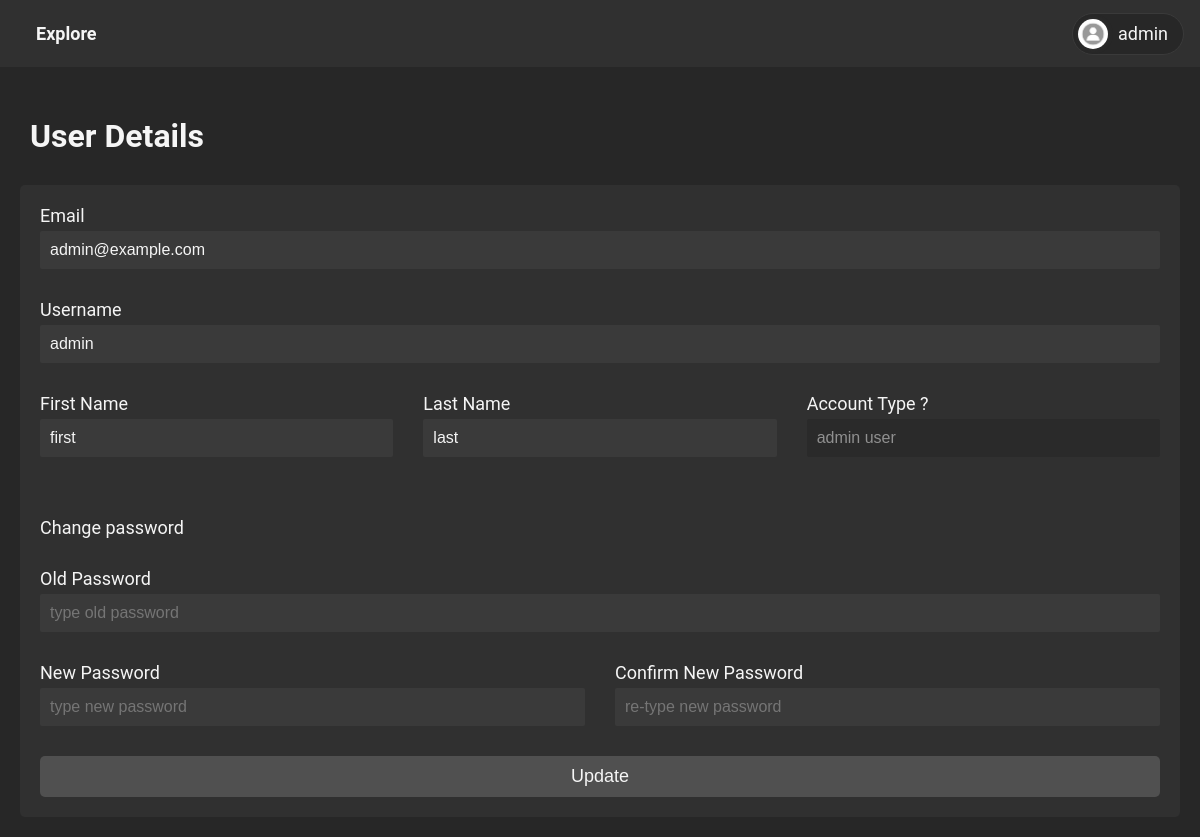
The app's page /regular/profile.php (signed in) with its own data.
### tables this page shows
CREATE TABLE `users` (
  `userID` int(255) NOT NULL,
  `username` varchar(255) NOT NULL,
  `first_name` varchar(50) NOT NULL,
  `last_name` varchar(50) NOT NULL,
  `password` varchar(255) NOT NULL,
  `email` varchar(255) NOT NULL,
  `userType` enum('admin','regular') NOT NULL
);

### regular/profile.php (the view, shortened to what this page needs)
<!DOCTYPE html>
<html lang="en">
<head>
    <link rel="stylesheet" href="../_public/style.css">
</head>
<body>
    <?php
    require "../_public/nav.php";
    require "../_auth/check_login.php";
    ?>
    <div class="container">
        <div class="first">
            <h1>User Details</h1>
        </div>
        <?php
        $userID = $_SESSION['id'];
        $query = "SELECT * FROM users WHERE userID = " . $userID;
        $result = mysqli_query($con, $query);
        $row = mysqli_fetch_array($result);
        $username = $row['username'];
        $email = $row['email'];
        $first_name = $row['first_name'];
        $last_name = $row['last_name'];
        $userType = $row['userType'];
        $oldpassword = "";
        $newpassword = "";
        $repassword = "";
        ?>
        <form method="post" class="add show" action="<?php echo htmlspecialchars($_SERVER['PHP_SELF']) ?>">
            <div class="full">
                <label for="email">Email</label>
                <input type="email" value="<?php echo $email ?>" name="email" id="email" placeholder="type email"
                    required>
            </div>
            <div class="full">
                <label for="username">Username</label>
                <input type="text" value="<?php echo $username ?>" name="username" id="username"
                    placeholder="type username" pattern="[a-zA-Z0-9_]{4,15}" required>
            </div>
            <div>
                <label for="first_name">First Name</label>
                <input type="text" value="<?php echo $first_name ?>" name="first_name" id="first_name"
                    placeholder="type first name" required>
            </div>
            <div>
                <label for="last_name">Last Name</label>
                <input type="text" value="<?php echo $last_name ?>" name="last_name" id="last_name"
                    placeholder="type last name" required>
            </div>
            <div>
                <label>Account Type ?</label>
                <input type="text" value="<?php echo $userType ?> user" readonly required>
            </div>
            <div class="full"></div>
            <div class="full">Change password</div>
            <div class="full">
                <label for="oldpassword">Old Password</label>
                <input type="text" value="<?php echo $oldpassword ?>" name="oldpassword" id="oldpassword"
                    placeholder="type old password">
            </div>
            <div>
                <label for="newpassword">New Password</label>
                <input type="password" value="<?php echo $newpassword ?>" name="newpassword" id="newpassword"
                    placeholder="type new password">
            </div>
            <div>
                <label for="repassword">Confirm New Password</label>
                <input type="password" value="<?php echo $repassword ?>" name="repassword" id="repassword"
                    placeholder="re-type new password">
            </div>
            <div class="full">
                <button type="submit" class="add"> Update </button>
            </div>
        </form>
    </div>
</body>
</html>

### _public/style.css (style rules this page uses)
:root { --dark-primary: #272727; --dark-secondary: #303030; --grey-primary: #3A3A3A; --grey-secondary: #505050; --lighted-primary: #7b7b7b; --dark-disabled: #2A2A2A; --color: whitesmoke; --red-primary: #FF6E6E; --red-secondary: #ff6e6e11; }
* { padding: 0; margin: 0; box-sizing: border-box; }
body { color: var(--color) !important; background: var(--dark-primary); font-family: 'Roboto', sans-serif; transition: 0.4s; }
div.first { display: flex; align-items: center; justify-content: space-between; width: 100%; padding: 10px; gap: 20px; }
form.add.show { visibility: visible; opacity: 1; height: auto; transform: translateY(0); }
div.full { flex: 1 100% !important; }

### records on screen
users: email "admin@example.com", username "admin", first_name "first", last_name "last", userType "admin user"

### other values on screen
$_SESSION['username'] "admin"
